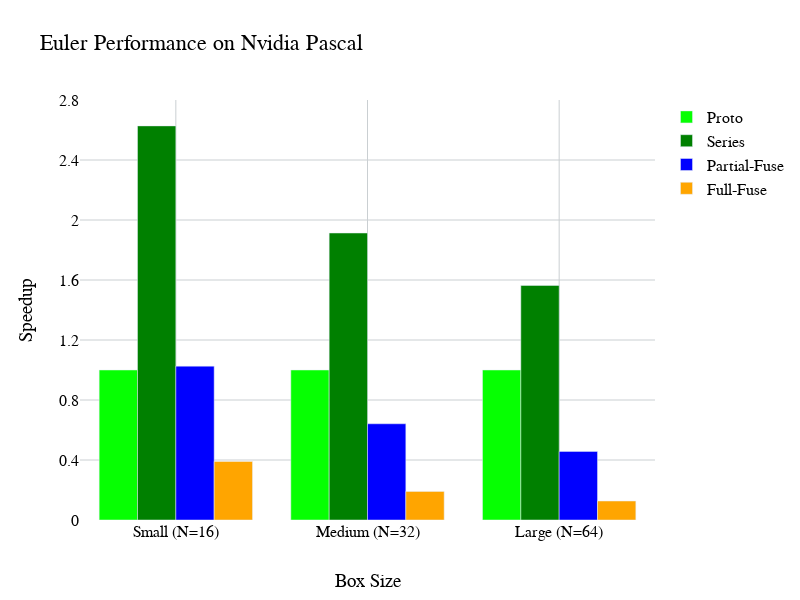

Source (notebook cell):
### Code cell
import pandas as pd
import plotly.offline as py
import plotly.graph_objs as go

%matplotlib inline

py.init_notebook_mode(connected=True)

df = pd.read_csv('/home/edavis/Work/proto/data/euler_gpu.csv')

par_type = 'GPU'
bsizes = ['Small',  'Medium',  'Large']
symbols = ['diamond', 'square', 'circle', 'cross']
colors = ['#06ff02', 'green', 'blue', 'orange'] # 'yellow'
xcol = 'ncells'
ycol = 'speedup'
groupcol = 'fuse_type'
msize = 16
lsize = 6
fname = 'Arial'
fcolor = 'black'
fsize = 16
dashes = ''

ncells = df[xcol].unique()
group_vals = df[groupcol].unique()
#print(group_vals)

ncellstr = []
ticklabels = bsizes
for i in range(len(ncells)):
    ncell = ncells[i]
    bsize = bsizes[i]
    if not np.isnan(ncell):
        ncellstr.append('%s (N=%d)' % (bsize, ncell))
        
data = []
nseries = len(group_vals)
if (nseries > len(symbols)):
    nseries = len(symbols)
    
for j in range(nseries):
    ser = df.loc[df[groupcol] == group_vals[j]]

    # Create a trace
    trace = go.Bar(
        x=ncellstr, #ser[xcol],
        y=ser[ycol],
        name=fuse_types[j],
        marker=dict(color=colors[j]),
    )

    data.append(trace)

legendpos = (0.6, 1.0)
#print(ticklabels)

# Edit the layout
layout = dict(
    font=dict(family=fname, size=fsize, color=fcolor),
    title='Euler Performance on Nvidia Pascal',
    plot_bgcolor='rgba(0,0,0,0)',
    
    xaxis=dict(
        title='Box Size',
        tickangle=0,
    ),
    yaxis=dict(
        title='Speedup',
        dtick=0.4,
        range=[0, 2.8],
        tickprefix='   ',
    ),
    width=800,
    height=600
)

fig = go.Figure(data=data, layout=layout)
fig.update_xaxes(showgrid=True, gridwidth=1, gridcolor='#CACFD2')
fig.update_yaxes(showgrid=True, gridwidth=1, gridcolor='#CACFD2')
py.iplot(fig, filename='euler_gpu')

### Figure 1 — Plotly figure (JSON) as saved in the notebook; plotly's stock layout.template omitted (floating-point values rounded to 4 significant figures)
{"data": [{"marker": {"color": "#06ff02"}, "name": "Proto", "type": "bar", "x": ["Small (N=16)", "Medium (N=32)", "Large (N=64)"], "y": [1, 1, 1]}, {"marker": {"color": "green"}, "name": "Series", "type": "bar", "x": ["Small (N=16)", "Medium (N=32)", "Large (N=64)"], "y": [2.627, 1.913, 1.563]}, {"marker": {"color": "blue"}, "name": "Partial-Fuse", "type": "bar", "x": ["Small (N=16)", "Medium (N=32)", "Large (N=64)"], "y": [1.026, 0.6415, 0.4573]}, {"marker": {"color": "orange"}, "name": "Full-Fuse", "type": "bar", "x": ["Small (N=16)", "Medium (N=32)", "Large (N=64)"], "y": [0.3907, 0.1906, 0.1266]}], "layout": {"font": {"color": "black", "family": "Arial", "size": 16}, "height": 600, "plot_bgcolor": "rgba(0,0,0,0)", "title": {"text": "Euler Performance on Nvidia Pascal"}, "width": 800, "xaxis": {"gridcolor": "#CACFD2", "gridwidth": 1, "showgrid": true, "tickangle": 0, "title": {"text": "Box Size"}}, "yaxis": {"dtick": 0.4, "gridcolor": "#CACFD2", "gridwidth": 1, "range": [0, 2.8], "showgrid": true, "tickprefix": "   ", "title": {"text": "Speedup"}}}}
